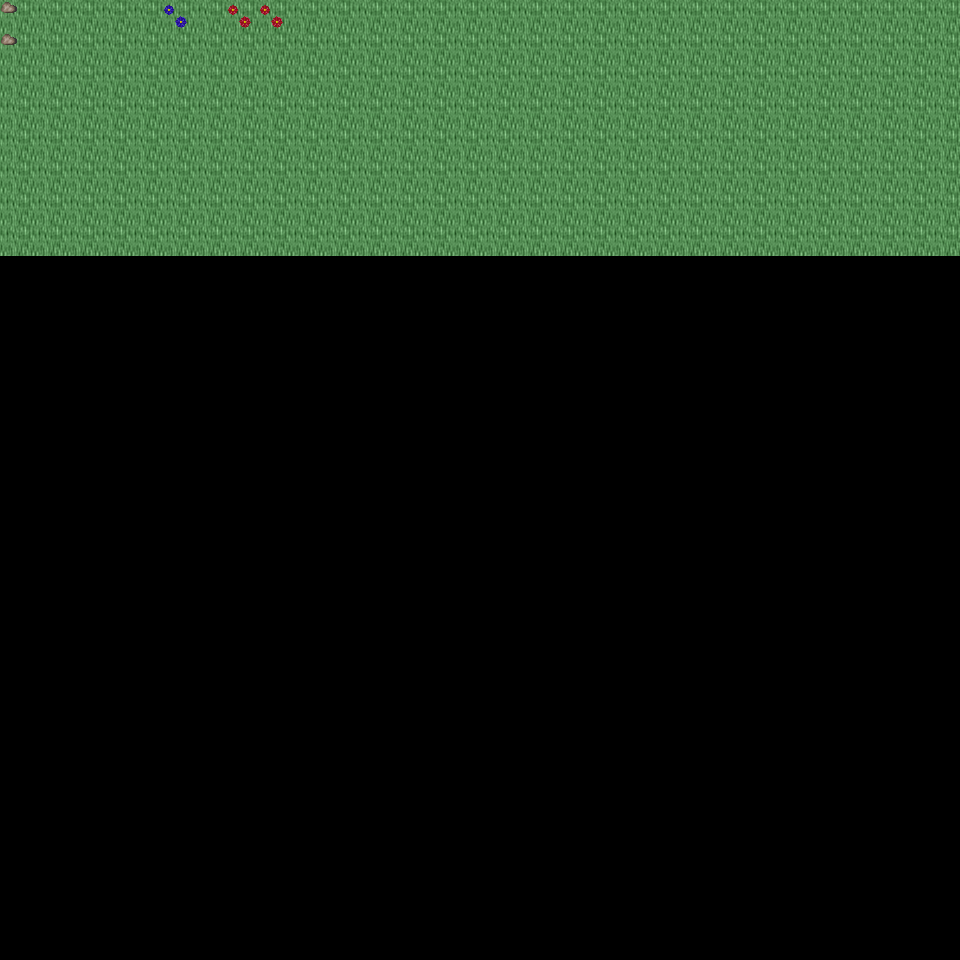

This is a level from a 2D game, rendered from its Tiled map with the project's own tilesets. A one-line summary and the map file follow, with tile-layer data summarised:
An orthogonal 30x30 tile map with 32x32 px tiles, 6 tile layers (Ground, Object, Object2, Above, ...), 20 tilesets and 3 objects (3x mapExit).

<map version="1.0" orientation="orthogonal" renderorder="right-down" width="30" height="30" tilewidth="32" tileheight="32" nextobjectid="4">
  <tileset firstgid="1" name="tileset_logic_collision" tilewidth="32" tileheight="32" tilecount="1" columns="1">
    <image source="../drawable/tileset_logic_collision.png" width="32" height="32" />
  </tileset>
  <tileset firstgid="2" name="tileset_ground_ground" tilewidth="32" tileheight="32" tilecount="33" columns="3">
    <image source="../drawable/tileset_ground_ground.png" width="96" height="352" />
  </tileset>
  <tileset firstgid="35" name="tileset_ground_rock_pebbles" tilewidth="32" tileheight="32" tilecount="3" columns="1">
    <image source="../drawable/tileset_ground_rock_pebbles.png" width="32" height="96" />
  </tileset>
  <tileset firstgid="38" name="tileset_ground_grass_corners" tilewidth="32" tileheight="32" tilecount="24" columns="6">
    <image source="../drawable/tileset_ground_grass_corners.png" width="192" height="128" />
  </tileset>
  <tileset firstgid="62" name="tileset_ground_grass_edges" tilewidth="32" tileheight="32" tilecount="36" columns="12">
    <image source="../drawable/tileset_ground_grass_edges.png" width="384" height="96" />
  </tileset>
  <tileset firstgid="98" name="tileset_ground_grass_2" tilewidth="32" tileheight="32" tilecount="21" columns="3">
    <image source="../drawable/tileset_ground_grass_2.png" width="96" height="224" />
  </tileset>
  <tileset firstgid="119" name="tileset_plant_leaves" tilewidth="32" tileheight="32" tilecount="8" columns="4">
    <image source="../drawable/tileset_plant_leaves.png" width="128" height="64" />
  </tileset>
  <tileset firstgid="127" name="tileset_plant_tree_tree_darkgreen" tilewidth="32" tileheight="32" tilecount="88" columns="8">
    <image source="../drawable/tileset_plant_tree_tree_darkgreen.png" width="256" height="352" />
  </tileset>
  <tileset firstgid="215" name="tileset_plant_tree_fall_trees" tilewidth="32" tileheight="32" tilecount="40" columns="8">
    <image source="../drawable/tileset_plant_tree_fall_trees.png" width="256" height="160" />
  </tileset>
  <tileset firstgid="255" name="tileset_plant_tree_pine_tree" tilewidth="32" tileheight="32" tilecount="20" columns="4">
    <image source="../drawable/tileset_plant_tree_pine_tree.png" width="128" height="160" />
  </tileset>
  <tileset firstgid="275" name="tileset_plant_stump_hollow_logs" tilewidth="32" tileheight="32" tilecount="6" columns="3">
    <image source="../drawable/tileset_plant_stump_hollow_logs.png" width="96" height="64" />
  </tileset>
  <tileset firstgid="281" name="tileset_plant_stump_small_stump" tilewidth="32" tileheight="32" tilecount="4" columns="2">
    <image source="../drawable/tileset_plant_stump_small_stump.png" width="64" height="64" />
  </tileset>
  <tileset firstgid="285" name="tileset_plant_stump_stump_purple" tilewidth="32" tileheight="32" tilecount="4" columns="2">
    <image source="../drawable/tileset_plant_stump_stump_purple.png" width="64" height="64" />
  </tileset>
  <tileset firstgid="289" name="tileset_plant_flower_daisy_blue" tilewidth="32" tileheight="32" tilecount="8" columns="2">
    <image source="../drawable/tileset_plant_flower_daisy_blue.png" width="64" height="128" />
  </tileset>
  <tileset firstgid="297" name="tileset_plant_flower_daisy_red" tilewidth="32" tileheight="32" tilecount="8" columns="2">
    <image source="../drawable/tileset_plant_flower_daisy_red.png" width="64" height="128" />
  </tileset>
  <tileset firstgid="305" name="tileset_plant_flower_daisy_white" tilewidth="32" tileheight="32" tilecount="8" columns="2">
    <image source="../drawable/tileset_plant_flower_daisy_white.png" width="64" height="128" />
  </tileset>
  <tileset firstgid="313" name="tileset_plant_flower_daisy_yellow" tilewidth="32" tileheight="32" tilecount="8" columns="2">
    <image source="../drawable/tileset_plant_flower_daisy_yellow.png" width="64" height="128" />
  </tileset>
  <tileset firstgid="321" name="tileset_logic_creature_animal" tilewidth="32" tileheight="32" tilecount="32" columns="8">
    <image source="../drawable/tileset_logic_creature_animal.png" width="256" height="128" />
  </tileset>
  <tileset firstgid="353" name="tileset_logic_creature_reptile" tilewidth="32" tileheight="32" tilecount="7" columns="7">
    <image source="../drawable/tileset_logic_creature_reptile.png" width="224" height="32" />
  </tileset>
  <tileset firstgid="360" name="tileset_logic_creature_fowl" tilewidth="32" tileheight="32" tilecount="6" columns="6">
    <image source="../drawable/tileset_logic_creature_fowl.png" width="192" height="32" />
  </tileset>
  <layer name="Ground" width="30" height="30">
    <data>[900 cells, 240 non-empty, 1 distinct tile ids]</data>
  </layer>
  <layer name="Object" width="30" height="30">
    <data>[900 cells, 5 non-empty, 3 distinct tile ids]</data>
  </layer>
  <layer name="Object2" width="30" height="30">
    <data>[900 cells, 0 non-empty, 0 distinct tile ids]</data>
  </layer>
  <layer name="Above" width="30" height="30">
    <data>[900 cells, 0 non-empty, 0 distinct tile ids]</data>
  </layer>
  <layer name="Above2" width="30" height="30">
    <data>[900 cells, 0 non-empty, 0 distinct tile ids]</data>
  </layer>
  <layer name="Walkable" width="30" height="30">
    <data>[900 cells, 0 non-empty, 0 distinct tile ids]</data>
  </layer>
  <objectgroup name="MapEvents">
    <object id="1" name="north" type="mapExit" x="0" y="0" width="960" height="32">
      <properties>
        <property name="map" value="level_0_x37_y28" />
        <property name="x" value="0" />
        <property name="y" value="28" />
      </properties>
    </object>
    <object id="2" name="west" type="mapExit" x="0" y="0" width="32" height="960">
      <properties>
        <property name="map" value="level_0_x36_y29" />
        <property name="x" value="28" />
        <property name="y" value="0" />
      </properties>
    </object>
    <object id="3" name="east" type="mapExit" x="928" y="0" width="32" height="960">
      <properties>
        <property name="map" value="level_0_x38_y29" />
        <property name="x" value="1" />
        <property name="y" value="0" />
      </properties>
    </object>
  </objectgroup>
</map>
